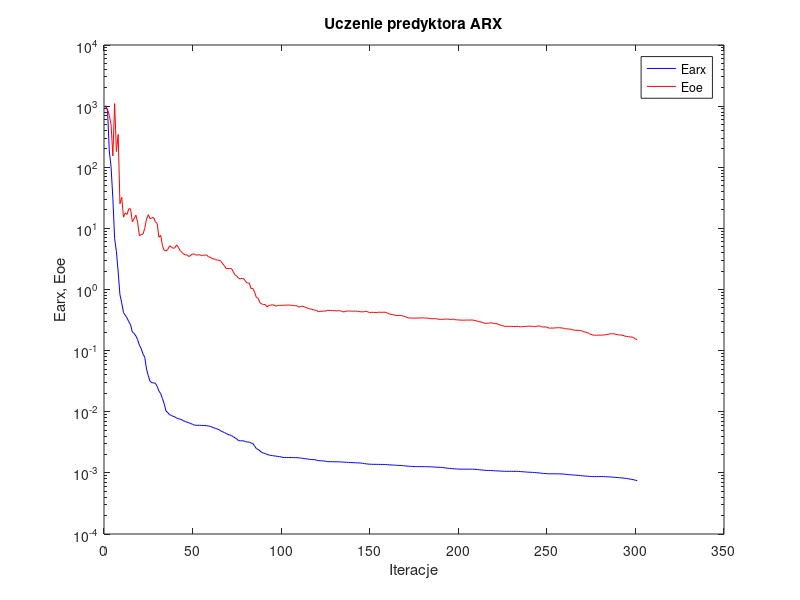
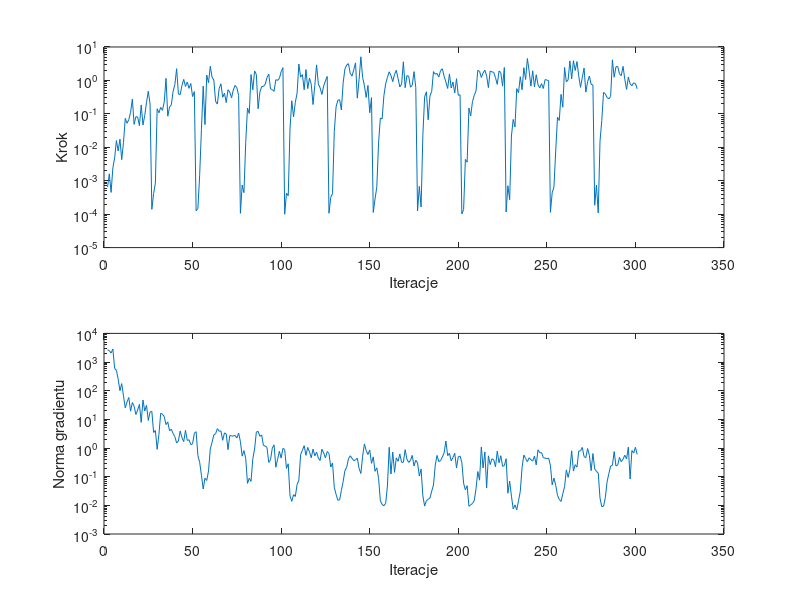

These figures' MATLAB source, in order:
%uczenie predyktora arx
clear all;
n=0; farx(n+1)=1.019348e+003; foe(n+1)=9.780116e+002; wspucz(n+1)=0.000000e+000; ng(n+1)=0.000000e+000;
%odnowa zmiennej metryki
n=1; farx(n+1)=8.324859e+002; foe(n+1)=8.832026e+002; krok(n+1)=6.500859e-004; ng(n+1)=2.690806e+003;
n=2; farx(n+1)=1.839444e+002; foe(n+1)=7.054644e+002; krok(n+1)=1.612540e-003; ng(n+1)=2.497596e+003;
n=3; farx(n+1)=1.002655e+002; foe(n+1)=4.922970e+002; krok(n+1)=4.470330e-004; ng(n+1)=2.056786e+003;
n=4; farx(n+1)=3.095632e+001; foe(n+1)=1.527988e+002; krok(n+1)=2.426783e-003; ng(n+1)=2.849881e+003;
n=5; farx(n+1)=6.789874e+000; foe(n+1)=1.098739e+003; krok(n+1)=4.788074e-003; ng(n+1)=5.989605e+002;
n=6; farx(n+1)=4.205157e+000; foe(n+1)=1.804406e+002; krok(n+1)=1.586357e-002; ng(n+1)=5.160829e+002;
n=7; farx(n+1)=1.929936e+000; foe(n+1)=3.442925e+002; krok(n+1)=7.740832e-003; ng(n+1)=2.516399e+002;
n=8; farx(n+1)=8.215076e-001; foe(n+1)=2.526976e+001; krok(n+1)=1.748904e-002; ng(n+1)=9.986434e+001;
n=9; farx(n+1)=6.057626e-001; foe(n+1)=3.215725e+001; krok(n+1)=4.279083e-003; ng(n+1)=1.771660e+002;
n=10; farx(n+1)=4.176543e-001; foe(n+1)=1.525958e+001; krok(n+1)=1.405854e-002; ng(n+1)=6.604104e+001;
n=11; farx(n+1)=3.793919e-001; foe(n+1)=1.783368e+001; krok(n+1)=7.338628e-002; ng(n+1)=2.526939e+001;
n=12; farx(n+1)=3.420410e-001; foe(n+1)=1.685891e+001; krok(n+1)=5.235740e-002; ng(n+1)=4.038695e+001;
n=13; farx(n+1)=2.970889e-001; foe(n+1)=2.097949e+001; krok(n+1)=6.700045e-002; ng(n+1)=5.779431e+001;
n=14; farx(n+1)=2.653789e-001; foe(n+1)=2.083748e+001; krok(n+1)=1.115271e-001; ng(n+1)=1.934094e+001;
n=15; farx(n+1)=2.014813e-001; foe(n+1)=1.283128e+001; krok(n+1)=2.745822e-001; ng(n+1)=3.866278e+001;
n=16; farx(n+1)=1.919149e-001; foe(n+1)=1.435727e+001; krok(n+1)=4.852216e-002; ng(n+1)=2.878701e+001;
n=17; farx(n+1)=1.731739e-001; foe(n+1)=1.644043e+001; krok(n+1)=8.268560e-002; ng(n+1)=1.478100e+001;
n=18; farx(n+1)=1.508901e-001; foe(n+1)=1.258096e+001; krok(n+1)=8.005809e-002; ng(n+1)=2.108093e+001;
n=19; farx(n+1)=1.226126e-001; foe(n+1)=7.536100e+000; krok(n+1)=4.438543e-002; ng(n+1)=3.359262e+001;
n=20; farx(n+1)=1.076917e-001; foe(n+1)=7.947329e+000; krok(n+1)=1.846634e-001; ng(n+1)=7.837761e+000;
n=21; farx(n+1)=8.826767e-002; foe(n+1)=8.033615e+000; krok(n+1)=4.633705e-002; ng(n+1)=4.751496e+001;
n=22; farx(n+1)=7.805404e-002; foe(n+1)=1.001241e+001; krok(n+1)=8.973423e-002; ng(n+1)=1.948373e+001;
n=23; farx(n+1)=4.995565e-002; foe(n+1)=1.418764e+001; krok(n+1)=2.223238e-001; ng(n+1)=3.097118e+001;
n=24; farx(n+1)=3.881429e-002; foe(n+1)=1.676070e+001; krok(n+1)=4.734602e-001; ng(n+1)=9.182272e+000;
n=25; farx(n+1)=3.147558e-002; foe(n+1)=1.441336e+001; krok(n+1)=1.961845e-001; ng(n+1)=1.793826e+001;
%odnowa zmiennej metryki
n=26; farx(n+1)=2.991058e-002; foe(n+1)=1.482954e+001; krok(n+1)=1.395032e-004; ng(n+1)=1.916915e+001;
n=27; farx(n+1)=2.971828e-002; foe(n+1)=1.506887e+001; krok(n+1)=4.129769e-004; ng(n+1)=3.493371e+000;
n=28; farx(n+1)=2.923013e-002; foe(n+1)=1.275866e+001; krok(n+1)=8.471113e-004; ng(n+1)=4.077228e+000;
n=29; farx(n+1)=2.603438e-002; foe(n+1)=1.212412e+001; krok(n+1)=1.418482e-001; ng(n+1)=9.019998e-001;
n=30; farx(n+1)=2.175961e-002; foe(n+1)=7.164232e+000; krok(n+1)=1.075010e-001; ng(n+1)=2.998598e+000;
n=31; farx(n+1)=1.982646e-002; foe(n+1)=7.698808e+000; krok(n+1)=1.561487e-001; ng(n+1)=1.623725e+001;
n=32; farx(n+1)=1.633056e-002; foe(n+1)=5.198470e+000; krok(n+1)=1.278558e-001; ng(n+1)=1.513032e+001;
n=33; farx(n+1)=1.350367e-002; foe(n+1)=4.364309e+000; krok(n+1)=2.249366e-001; ng(n+1)=1.251943e+001;
n=34; farx(n+1)=1.026838e-002; foe(n+1)=4.284452e+000; krok(n+1)=1.150553e+000; ng(n+1)=6.577322e+000;
n=35; farx(n+1)=9.675886e-003; foe(n+1)=4.513436e+000; krok(n+1)=8.512166e-002; ng(n+1)=8.126522e+000;
n=36; farx(n+1)=8.946474e-003; foe(n+1)=5.177424e+000; krok(n+1)=1.612369e-001; ng(n+1)=3.999692e+000;
n=37; farx(n+1)=8.729751e-003; foe(n+1)=4.983838e+000; krok(n+1)=1.856523e-001; ng(n+1)=4.547081e+000;
n=38; farx(n+1)=8.422938e-003; foe(n+1)=4.718639e+000; krok(n+1)=4.735540e-001; ng(n+1)=3.219437e+000;
n=39; farx(n+1)=8.229960e-003; foe(n+1)=4.813634e+000; krok(n+1)=7.486426e-001; ng(n+1)=2.496159e+000;
n=40; farx(n+1)=7.880712e-003; foe(n+1)=5.368092e+000; krok(n+1)=2.238597e+000; ng(n+1)=1.495526e+000;
n=41; farx(n+1)=7.718174e-003; foe(n+1)=4.883730e+000; krok(n+1)=3.923690e-001; ng(n+1)=1.759535e+000;
n=42; farx(n+1)=7.558149e-003; foe(n+1)=4.324878e+000; krok(n+1)=3.749470e-001; ng(n+1)=3.919360e+000;
n=43; farx(n+1)=7.359747e-003; foe(n+1)=4.026136e+000; krok(n+1)=7.021280e-001; ng(n+1)=2.316333e+000;
n=44; farx(n+1)=7.083075e-003; foe(n+1)=3.792321e+000; krok(n+1)=1.073054e+000; ng(n+1)=1.674441e+000;
n=45; farx(n+1)=6.900297e-003; foe(n+1)=3.696749e+000; krok(n+1)=6.608354e-001; ng(n+1)=4.142056e+000;
n=46; farx(n+1)=6.739201e-003; foe(n+1)=3.665808e+000; krok(n+1)=9.001093e-001; ng(n+1)=1.845221e+000;
n=47; farx(n+1)=6.591527e-003; foe(n+1)=3.458838e+000; krok(n+1)=5.786742e-001; ng(n+1)=1.942672e+000;
n=48; farx(n+1)=6.395896e-003; foe(n+1)=3.638517e+000; krok(n+1)=8.088973e-001; ng(n+1)=1.318522e+000;
n=49; farx(n+1)=6.237890e-003; foe(n+1)=3.823934e+000; krok(n+1)=3.287969e-001; ng(n+1)=1.399154e+000;
n=50; farx(n+1)=6.051652e-003; foe(n+1)=3.788851e+000; krok(n+1)=4.635137e-001; ng(n+1)=3.282411e+000;
%odnowa zmiennej metryki
n=51; farx(n+1)=6.006776e-003; foe(n+1)=3.660090e+000; krok(n+1)=1.264385e-004; ng(n+1)=3.714390e+000;
n=52; farx(n+1)=6.005343e-003; foe(n+1)=3.670754e+000; krok(n+1)=1.483649e-004; ng(n+1)=5.453802e-001;
n=53; farx(n+1)=6.001435e-003; foe(n+1)=3.714003e+000; krok(n+1)=1.462193e-003; ng(n+1)=3.179648e-001;
n=54; farx(n+1)=5.983026e-003; foe(n+1)=3.588559e+000; krok(n+1)=3.459424e-002; ng(n+1)=1.131319e-001;
n=55; farx(n+1)=5.950101e-003; foe(n+1)=3.646288e+000; krok(n+1)=6.744582e-001; ng(n+1)=3.734523e-002;
n=56; farx(n+1)=5.942029e-003; foe(n+1)=3.648278e+000; krok(n+1)=4.756755e-002; ng(n+1)=8.913598e-002;
n=57; farx(n+1)=5.909560e-003; foe(n+1)=3.679858e+000; krok(n+1)=1.442898e+000; ng(n+1)=7.383566e-002;
n=58; farx(n+1)=5.847858e-003; foe(n+1)=3.404997e+000; krok(n+1)=8.576098e-001; ng(n+1)=1.588155e-001;
n=59; farx(n+1)=5.776023e-003; foe(n+1)=3.386255e+000; krok(n+1)=2.645939e+000; ng(n+1)=9.236420e-001;
n=60; farx(n+1)=5.624031e-003; foe(n+1)=3.199598e+000; krok(n+1)=1.251615e+000; ng(n+1)=1.590117e+000;
n=61; farx(n+1)=5.471547e-003; foe(n+1)=3.177665e+000; krok(n+1)=1.031099e+000; ng(n+1)=2.880151e+000;
n=62; farx(n+1)=5.319579e-003; foe(n+1)=3.071208e+000; krok(n+1)=2.343012e-001; ng(n+1)=3.166558e+000;
n=63; farx(n+1)=5.217380e-003; foe(n+1)=3.019462e+000; krok(n+1)=1.961845e-001; ng(n+1)=4.756010e+000;
n=64; farx(n+1)=5.083915e-003; foe(n+1)=3.014169e+000; krok(n+1)=5.714050e-001; ng(n+1)=3.853312e+000;
n=65; farx(n+1)=4.834190e-003; foe(n+1)=2.908831e+000; krok(n+1)=7.926233e-001; ng(n+1)=3.937000e+000;
n=66; farx(n+1)=4.709507e-003; foe(n+1)=2.633710e+000; krok(n+1)=3.129038e-001; ng(n+1)=1.862319e+000;
n=67; farx(n+1)=4.553454e-003; foe(n+1)=2.446229e+000; krok(n+1)=4.147513e-001; ng(n+1)=3.376230e+000;
n=68; farx(n+1)=4.402466e-003; foe(n+1)=2.197118e+000; krok(n+1)=2.182112e-001; ng(n+1)=3.094505e+000;
n=69; farx(n+1)=4.256233e-003; foe(n+1)=2.203713e+000; krok(n+1)=5.281352e-001; ng(n+1)=8.780446e-001;
n=70; farx(n+1)=4.172513e-003; foe(n+1)=2.204637e+000; krok(n+1)=4.478955e-001; ng(n+1)=2.739517e+000;
n=71; farx(n+1)=4.065761e-003; foe(n+1)=2.191191e+000; krok(n+1)=3.025518e-001; ng(n+1)=2.650030e+000;
n=72; farx(n+1)=3.905092e-003; foe(n+1)=1.945924e+000; krok(n+1)=5.155493e-001; ng(n+1)=2.609057e+000;
n=73; farx(n+1)=3.738181e-003; foe(n+1)=1.732531e+000; krok(n+1)=7.101669e-001; ng(n+1)=2.756848e+000;
n=74; farx(n+1)=3.577598e-003; foe(n+1)=1.646942e+000; krok(n+1)=6.071168e-001; ng(n+1)=2.247967e+000;
n=75; farx(n+1)=3.361936e-003; foe(n+1)=1.520364e+000; krok(n+1)=3.550835e-001; ng(n+1)=3.341545e+000;
%odnowa zmiennej metryki
n=76; farx(n+1)=3.353237e-003; foe(n+1)=1.499445e+000; krok(n+1)=1.059505e-004; ng(n+1)=1.682500e+000;
n=77; farx(n+1)=3.347262e-003; foe(n+1)=1.520734e+000; krok(n+1)=7.405976e-004; ng(n+1)=5.209702e-001;
n=78; farx(n+1)=3.333514e-003; foe(n+1)=1.489956e+000; krok(n+1)=4.395065e-004; ng(n+1)=8.139330e-001;
n=79; farx(n+1)=3.234197e-003; foe(n+1)=1.341016e+000; krok(n+1)=1.394089e-002; ng(n+1)=4.388467e-001;
n=80; farx(n+1)=3.212241e-003; foe(n+1)=1.273640e+000; krok(n+1)=1.498842e-001; ng(n+1)=5.840417e-002;
n=81; farx(n+1)=3.183508e-003; foe(n+1)=1.274379e+000; krok(n+1)=1.028567e-001; ng(n+1)=8.824563e-002;
n=82; farx(n+1)=3.081445e-003; foe(n+1)=1.038753e+000; krok(n+1)=1.498210e+000; ng(n+1)=6.887937e-002;
n=83; farx(n+1)=3.023052e-003; foe(n+1)=1.039324e+000; krok(n+1)=5.243733e-001; ng(n+1)=4.219078e-001;
n=84; farx(n+1)=2.761489e-003; foe(n+1)=9.071253e-001; krok(n+1)=1.915347e+000; ng(n+1)=9.221428e-001;
n=85; farx(n+1)=2.497941e-003; foe(n+1)=7.416643e-001; krok(n+1)=1.509022e+000; ng(n+1)=3.607896e+000;
n=86; farx(n+1)=2.420352e-003; foe(n+1)=7.199967e-001; krok(n+1)=1.420059e-001; ng(n+1)=3.820945e+000;
n=87; farx(n+1)=2.288772e-003; foe(n+1)=6.080845e-001; krok(n+1)=4.480580e-001; ng(n+1)=2.555159e+000;
n=88; farx(n+1)=2.166017e-003; foe(n+1)=5.824610e-001; krok(n+1)=6.522451e-001; ng(n+1)=2.867340e+000;
n=89; farx(n+1)=2.103751e-003; foe(n+1)=5.673482e-001; krok(n+1)=6.614848e-001; ng(n+1)=1.231381e+000;
n=90; farx(n+1)=2.074582e-003; foe(n+1)=5.686718e-001; krok(n+1)=7.612154e-001; ng(n+1)=1.170521e+000;
n=91; farx(n+1)=2.011123e-003; foe(n+1)=5.201064e-001; krok(n+1)=1.210739e+000; ng(n+1)=1.043667e+000;
n=92; farx(n+1)=1.961670e-003; foe(n+1)=5.463729e-001; krok(n+1)=1.554381e+000; ng(n+1)=3.159093e-001;
n=93; farx(n+1)=1.934873e-003; foe(n+1)=5.533650e-001; krok(n+1)=5.596492e-001; ng(n+1)=3.924980e-001;
n=94; farx(n+1)=1.918412e-003; foe(n+1)=5.623052e-001; krok(n+1)=5.312625e-001; ng(n+1)=9.895197e-001;
n=95; farx(n+1)=1.898130e-003; foe(n+1)=5.559870e-001; krok(n+1)=4.714530e-001; ng(n+1)=1.291165e+000;
n=96; farx(n+1)=1.878361e-003; foe(n+1)=5.326770e-001; krok(n+1)=1.050152e+000; ng(n+1)=2.139492e-001;
n=97; farx(n+1)=1.861329e-003; foe(n+1)=5.469006e-001; krok(n+1)=1.003200e+000; ng(n+1)=4.055430e-001;
n=98; farx(n+1)=1.842021e-003; foe(n+1)=5.492674e-001; krok(n+1)=1.147757e+000; ng(n+1)=7.690915e-001;
n=99; farx(n+1)=1.826300e-003; foe(n+1)=5.516501e-001; krok(n+1)=1.814761e+000; ng(n+1)=4.464188e-001;
n=100; farx(n+1)=1.786305e-003; foe(n+1)=5.518018e-001; krok(n+1)=2.408839e+000; ng(n+1)=9.676064e-001;
%odnowa zmiennej metryki
n=101; farx(n+1)=1.783802e-003; foe(n+1)=5.532778e-001; krok(n+1)=9.955398e-005; ng(n+1)=8.879502e-001;
n=102; farx(n+1)=1.783178e-003; foe(n+1)=5.546439e-001; krok(n+1)=4.235557e-004; ng(n+1)=1.945404e-001;
n=103; farx(n+1)=1.782274e-003; foe(n+1)=5.579053e-001; krok(n+1)=3.569431e-004; ng(n+1)=2.825501e-001;
n=104; farx(n+1)=1.781618e-003; foe(n+1)=5.543348e-001; krok(n+1)=3.542231e-002; ng(n+1)=2.127572e-002;
n=105; farx(n+1)=1.780258e-003; foe(n+1)=5.523944e-001; krok(n+1)=2.461541e-001; ng(n+1)=1.378236e-002;
n=106; farx(n+1)=1.778755e-003; foe(n+1)=5.442462e-001; krok(n+1)=8.100548e-002; ng(n+1)=2.370235e-002;
n=107; farx(n+1)=1.775758e-003; foe(n+1)=5.445234e-001; krok(n+1)=2.203031e-001; ng(n+1)=2.048111e-002;
n=108; farx(n+1)=1.773851e-003; foe(n+1)=5.400969e-001; krok(n+1)=4.176037e-001; ng(n+1)=5.353777e-002;
n=109; farx(n+1)=1.760183e-003; foe(n+1)=5.151220e-001; krok(n+1)=3.083832e+000; ng(n+1)=7.533358e-002;
n=110; farx(n+1)=1.749538e-003; foe(n+1)=5.283606e-001; krok(n+1)=1.253615e+000; ng(n+1)=5.957608e-001;
n=111; farx(n+1)=1.731376e-003; foe(n+1)=5.329479e-001; krok(n+1)=1.494130e+000; ng(n+1)=8.336040e-001;
n=112; farx(n+1)=1.716031e-003; foe(n+1)=5.234575e-001; krok(n+1)=5.271762e-001; ng(n+1)=1.209890e+000;
n=113; farx(n+1)=1.696281e-003; foe(n+1)=5.073240e-001; krok(n+1)=2.112541e+000; ng(n+1)=5.562781e-001;
n=114; farx(n+1)=1.685242e-003; foe(n+1)=4.948181e-001; krok(n+1)=5.680238e-001; ng(n+1)=1.049036e+000;
n=115; farx(n+1)=1.662073e-003; foe(n+1)=4.831872e-001; krok(n+1)=1.170743e+000; ng(n+1)=7.384940e-001;
n=116; farx(n+1)=1.655035e-003; foe(n+1)=4.758321e-001; krok(n+1)=7.650627e-001; ng(n+1)=4.571356e-001;
n=117; farx(n+1)=1.650889e-003; foe(n+1)=4.657896e-001; krok(n+1)=1.902702e-001; ng(n+1)=9.184118e-001;
n=118; farx(n+1)=1.643468e-003; foe(n+1)=4.599042e-001; krok(n+1)=7.101669e-001; ng(n+1)=5.349713e-001;
n=119; farx(n+1)=1.611446e-003; foe(n+1)=4.531349e-001; krok(n+1)=2.924078e+000; ng(n+1)=7.219859e-001;
n=120; farx(n+1)=1.590290e-003; foe(n+1)=4.308598e-001; krok(n+1)=7.832156e-001; ng(n+1)=4.427907e-001;
n=121; farx(n+1)=1.580342e-003; foe(n+1)=4.421802e-001; krok(n+1)=5.980518e-001; ng(n+1)=3.671878e-001;
n=122; farx(n+1)=1.573589e-003; foe(n+1)=4.385930e-001; krok(n+1)=3.805404e-001; ng(n+1)=9.079025e-001;
n=123; farx(n+1)=1.566690e-003; foe(n+1)=4.455100e-001; krok(n+1)=6.809733e-001; ng(n+1)=6.788357e-001;
n=124; farx(n+1)=1.556277e-003; foe(n+1)=4.423237e-001; krok(n+1)=9.639418e-001; ng(n+1)=4.529441e-001;
n=125; farx(n+1)=1.526582e-003; foe(n+1)=4.557148e-001; krok(n+1)=1.312841e+000; ng(n+1)=7.537918e-001;
%odnowa zmiennej metryki
n=126; farx(n+1)=1.524826e-003; foe(n+1)=4.558201e-001; krok(n+1)=1.067522e-004; ng(n+1)=6.463947e-001;
n=127; farx(n+1)=1.524280e-003; foe(n+1)=4.547512e-001; krok(n+1)=3.192302e-004; ng(n+1)=2.174648e-001;
n=128; farx(n+1)=1.523167e-003; foe(n+1)=4.504455e-001; krok(n+1)=4.129769e-004; ng(n+1)=3.013034e-001;
n=129; farx(n+1)=1.520557e-003; foe(n+1)=4.516057e-001; krok(n+1)=2.946581e-002; ng(n+1)=4.257910e-002;
n=130; farx(n+1)=1.518074e-003; foe(n+1)=4.466526e-001; krok(n+1)=1.607063e-001; ng(n+1)=2.417980e-002;
n=131; farx(n+1)=1.516145e-003; foe(n+1)=4.493091e-001; krok(n+1)=2.554195e-001; ng(n+1)=1.513868e-002;
n=132; farx(n+1)=1.513797e-003; foe(n+1)=4.506432e-001; krok(n+1)=2.656312e-001; ng(n+1)=1.546065e-002;
n=133; farx(n+1)=1.507247e-003; foe(n+1)=4.423994e-001; krok(n+1)=1.310933e-001; ng(n+1)=3.314625e-002;
n=134; farx(n+1)=1.500561e-003; foe(n+1)=4.287963e-001; krok(n+1)=8.457767e-001; ng(n+1)=6.747242e-002;
n=135; farx(n+1)=1.494206e-003; foe(n+1)=4.350706e-001; krok(n+1)=2.208206e+000; ng(n+1)=1.634776e-001;
n=136; farx(n+1)=1.487559e-003; foe(n+1)=4.437586e-001; krok(n+1)=2.881400e+000; ng(n+1)=2.131501e-001;
n=137; farx(n+1)=1.482453e-003; foe(n+1)=4.445576e-001; krok(n+1)=3.170493e+000; ng(n+1)=4.217099e-001;
n=138; farx(n+1)=1.476150e-003; foe(n+1)=4.443190e-001; krok(n+1)=1.626372e+000; ng(n+1)=5.357439e-001;
n=139; farx(n+1)=1.472630e-003; foe(n+1)=4.415282e-001; krok(n+1)=1.348916e+000; ng(n+1)=4.407553e-001;
n=140; farx(n+1)=1.469194e-003; foe(n+1)=4.432003e-001; krok(n+1)=2.100304e+000; ng(n+1)=3.619945e-001;
n=141; farx(n+1)=1.459856e-003; foe(n+1)=4.419567e-001; krok(n+1)=3.350057e+000; ng(n+1)=3.862880e-001;
n=142; farx(n+1)=1.458448e-003; foe(n+1)=4.413256e-001; krok(n+1)=2.951161e-001; ng(n+1)=4.404759e-001;
n=143; farx(n+1)=1.456253e-003; foe(n+1)=4.366031e-001; krok(n+1)=1.065517e+000; ng(n+1)=1.932975e-001;
n=144; farx(n+1)=1.446380e-003; foe(n+1)=4.310137e-001; krok(n+1)=5.088969e+000; ng(n+1)=1.291478e-001;
n=145; farx(n+1)=1.433711e-003; foe(n+1)=4.317417e-001; krok(n+1)=1.230345e+000; ng(n+1)=5.206069e-001;
n=146; farx(n+1)=1.417139e-003; foe(n+1)=4.337348e-001; krok(n+1)=6.954939e-001; ng(n+1)=1.391471e+000;
n=147; farx(n+1)=1.407195e-003; foe(n+1)=4.394465e-001; krok(n+1)=3.091610e-001; ng(n+1)=8.171814e-001;
n=148; farx(n+1)=1.392375e-003; foe(n+1)=4.291878e-001; krok(n+1)=7.101669e-001; ng(n+1)=5.926788e-001;
n=149; farx(n+1)=1.388705e-003; foe(n+1)=4.198860e-001; krok(n+1)=1.079418e-001; ng(n+1)=8.544038e-001;
n=150; farx(n+1)=1.381583e-003; foe(n+1)=4.231081e-001; krok(n+1)=3.057702e-001; ng(n+1)=2.923407e-001;
%odnowa zmiennej metryki
n=151; farx(n+1)=1.380391e-003; foe(n+1)=4.222529e-001; krok(n+1)=1.123699e-004; ng(n+1)=4.907200e-001;
n=152; farx(n+1)=1.380178e-003; foe(n+1)=4.218920e-001; krok(n+1)=2.842659e-004; ng(n+1)=1.541424e-001;
n=153; farx(n+1)=1.379344e-003; foe(n+1)=4.185380e-001; krok(n+1)=6.465635e-004; ng(n+1)=2.033895e-001;
n=154; farx(n+1)=1.375862e-003; foe(n+1)=4.263727e-001; krok(n+1)=1.345640e-002; ng(n+1)=8.781314e-002;
n=155; farx(n+1)=1.375318e-003; foe(n+1)=4.239999e-001; krok(n+1)=7.502825e-002; ng(n+1)=1.438092e-002;
n=156; farx(n+1)=1.375111e-003; foe(n+1)=4.234438e-001; krok(n+1)=7.053511e-002; ng(n+1)=1.082368e-002;
n=157; farx(n+1)=1.374138e-003; foe(n+1)=4.261933e-001; krok(n+1)=3.493083e-001; ng(n+1)=9.671096e-003;
n=158; farx(n+1)=1.371796e-003; foe(n+1)=4.216879e-001; krok(n+1)=7.927530e-001; ng(n+1)=1.172778e-002;
n=159; farx(n+1)=1.360134e-003; foe(n+1)=4.126687e-001; krok(n+1)=1.232067e+000; ng(n+1)=4.763027e-002;
n=160; farx(n+1)=1.352181e-003; foe(n+1)=3.988064e-001; krok(n+1)=1.814761e+000; ng(n+1)=1.062557e+000;
n=161; farx(n+1)=1.348091e-003; foe(n+1)=3.926696e-001; krok(n+1)=1.402391e+000; ng(n+1)=1.240662e-001;
n=162; farx(n+1)=1.343790e-003; foe(n+1)=3.887026e-001; krok(n+1)=9.205345e-001; ng(n+1)=7.245092e-001;
n=163; farx(n+1)=1.338609e-003; foe(n+1)=3.813689e-001; krok(n+1)=1.507294e+000; ng(n+1)=1.418390e-001;
n=164; farx(n+1)=1.330303e-003; foe(n+1)=3.741086e-001; krok(n+1)=2.005770e+000; ng(n+1)=4.534663e-001;
n=165; farx(n+1)=1.327053e-003; foe(n+1)=3.741910e-001; krok(n+1)=1.147757e+000; ng(n+1)=3.443132e-001;
n=166; farx(n+1)=1.324538e-003; foe(n+1)=3.768686e-001; krok(n+1)=6.367965e-001; ng(n+1)=6.206337e-001;
n=167; farx(n+1)=1.321694e-003; foe(n+1)=3.755718e-001; krok(n+1)=7.709580e-001; ng(n+1)=3.152524e-001;
n=168; farx(n+1)=1.309713e-003; foe(n+1)=3.671658e-001; krok(n+1)=3.598986e+000; ng(n+1)=3.203241e-001;
n=169; farx(n+1)=1.303128e-003; foe(n+1)=3.608964e-001; krok(n+1)=6.058278e-001; ng(n+1)=8.760356e-001;
n=170; farx(n+1)=1.292854e-003; foe(n+1)=3.506372e-001; krok(n+1)=1.390988e+000; ng(n+1)=4.052883e-001;
n=171; farx(n+1)=1.283360e-003; foe(n+1)=3.411064e-001; krok(n+1)=1.341860e+000; ng(n+1)=3.145867e-001;
n=172; farx(n+1)=1.280047e-003; foe(n+1)=3.409690e-001; krok(n+1)=6.258076e-001; ng(n+1)=3.700771e-001;
n=173; farx(n+1)=1.275444e-003; foe(n+1)=3.423773e-001; krok(n+1)=7.113726e-001; ng(n+1)=5.525712e-001;
n=174; farx(n+1)=1.270151e-003; foe(n+1)=3.394373e-001; krok(n+1)=1.833902e+000; ng(n+1)=2.375089e-001;
n=175; farx(n+1)=1.266803e-003; foe(n+1)=3.412986e-001; krok(n+1)=6.167589e-001; ng(n+1)=3.751830e-001;
%odnowa zmiennej metryki
n=176; farx(n+1)=1.266375e-003; foe(n+1)=3.415754e-001; krok(n+1)=1.246876e-004; ng(n+1)=3.043642e-001;
n=177; farx(n+1)=1.266175e-003; foe(n+1)=3.418760e-001; krok(n+1)=6.767654e-004; ng(n+1)=1.059413e-001;
n=178; farx(n+1)=1.266029e-003; foe(n+1)=3.426377e-001; krok(n+1)=1.635393e-004; ng(n+1)=1.845762e-001;
n=179; farx(n+1)=1.265699e-003; foe(n+1)=3.441107e-001; krok(n+1)=2.307159e-002; ng(n+1)=2.126572e-002;
n=180; farx(n+1)=1.264714e-003; foe(n+1)=3.409362e-001; krok(n+1)=3.224739e-001; ng(n+1)=9.403737e-003;
n=181; farx(n+1)=1.261100e-003; foe(n+1)=3.410637e-001; krok(n+1)=4.577617e-001; ng(n+1)=1.448139e-002;
n=182; farx(n+1)=1.260513e-003; foe(n+1)=3.400196e-001; krok(n+1)=6.640781e-002; ng(n+1)=1.630289e-002;
n=183; farx(n+1)=1.257402e-003; foe(n+1)=3.347484e-001; krok(n+1)=3.404866e-001; ng(n+1)=1.796032e-002;
n=184; farx(n+1)=1.256446e-003; foe(n+1)=3.328401e-001; krok(n+1)=4.734602e-001; ng(n+1)=3.134565e-002;
n=185; farx(n+1)=1.249303e-003; foe(n+1)=3.328785e-001; krok(n+1)=1.836100e+000; ng(n+1)=5.122611e-002;
n=186; farx(n+1)=1.242176e-003; foe(n+1)=3.329836e-001; krok(n+1)=1.535351e+000; ng(n+1)=2.542020e-001;
n=187; farx(n+1)=1.238259e-003; foe(n+1)=3.315482e-001; krok(n+1)=1.611198e+000; ng(n+1)=5.506635e-001;
n=188; farx(n+1)=1.234530e-003; foe(n+1)=3.253925e-001; krok(n+1)=1.262060e+000; ng(n+1)=3.356866e-001;
n=189; farx(n+1)=1.232227e-003; foe(n+1)=3.244175e-001; krok(n+1)=1.974020e+000; ng(n+1)=3.640166e-001;
n=190; farx(n+1)=1.226003e-003; foe(n+1)=3.243107e-001; krok(n+1)=2.228302e+000; ng(n+1)=4.864919e-001;
n=191; farx(n+1)=1.216674e-003; foe(n+1)=3.273772e-001; krok(n+1)=1.331376e+000; ng(n+1)=6.760888e-001;
n=192; farx(n+1)=1.199579e-003; foe(n+1)=3.284942e-001; krok(n+1)=8.997464e-001; ng(n+1)=1.754809e+000;
n=193; farx(n+1)=1.193207e-003; foe(n+1)=3.279697e-001; krok(n+1)=5.752763e-001; ng(n+1)=5.438298e-001;
n=194; farx(n+1)=1.182388e-003; foe(n+1)=3.247922e-001; krok(n+1)=1.561751e+000; ng(n+1)=6.494948e-001;
n=195; farx(n+1)=1.178048e-003; foe(n+1)=3.243761e-001; krok(n+1)=5.931517e-001; ng(n+1)=3.574936e-001;
n=196; farx(n+1)=1.169041e-003; foe(n+1)=3.278183e-001; krok(n+1)=8.892951e-001; ng(n+1)=4.658582e-001;
n=197; farx(n+1)=1.165030e-003; foe(n+1)=3.230118e-001; krok(n+1)=4.228884e-001; ng(n+1)=6.577541e-001;
n=198; farx(n+1)=1.156461e-003; foe(n+1)=3.182047e-001; krok(n+1)=1.128562e+000; ng(n+1)=2.023908e-001;
n=199; farx(n+1)=1.153080e-003; foe(n+1)=3.188591e-001; krok(n+1)=3.589327e-001; ng(n+1)=4.968122e-001;
n=200; farx(n+1)=1.150842e-003; foe(n+1)=3.160914e-001; krok(n+1)=3.730916e-001; ng(n+1)=5.241368e-001;
%odnowa zmiennej metryki
n=201; farx(n+1)=1.150418e-003; foe(n+1)=3.150740e-001; krok(n+1)=1.016603e-004; ng(n+1)=3.153246e-001;
n=202; farx(n+1)=1.150405e-003; foe(n+1)=3.151107e-001; krok(n+1)=1.367364e-004; ng(n+1)=5.874116e-002;
n=203; farx(n+1)=1.150251e-003; foe(n+1)=3.151982e-001; krok(n+1)=4.342596e-003; ng(n+1)=3.498974e-002;
n=204; farx(n+1)=1.150028e-003; foe(n+1)=3.169169e-001; krok(n+1)=3.586133e-003; ng(n+1)=4.855342e-002;
n=205; farx(n+1)=1.149656e-003; foe(n+1)=3.159177e-001; krok(n+1)=1.495694e-001; ng(n+1)=9.320077e-003;
n=206; farx(n+1)=1.149249e-003; foe(n+1)=3.162986e-001; krok(n+1)=8.662598e-002; ng(n+1)=1.036924e-002;
n=207; farx(n+1)=1.148182e-003; foe(n+1)=3.176821e-001; krok(n+1)=2.320583e-001; ng(n+1)=1.160544e-002;
n=208; farx(n+1)=1.146062e-003; foe(n+1)=3.118122e-001; krok(n+1)=3.550835e-001; ng(n+1)=1.464734e-002;
n=209; farx(n+1)=1.142596e-003; foe(n+1)=3.085348e-001; krok(n+1)=4.810883e-001; ng(n+1)=3.751084e-002;
n=210; farx(n+1)=1.136014e-003; foe(n+1)=3.020747e-001; krok(n+1)=1.992226e+000; ng(n+1)=1.511333e-001;
n=211; farx(n+1)=1.123172e-003; foe(n+1)=2.967563e-001; krok(n+1)=1.872544e+000; ng(n+1)=7.555847e-002;
n=212; farx(n+1)=1.117136e-003; foe(n+1)=2.929263e-001; krok(n+1)=1.226779e+000; ng(n+1)=1.090658e+000;
n=213; farx(n+1)=1.110904e-003; foe(n+1)=2.869704e-001; krok(n+1)=1.670810e+000; ng(n+1)=2.017191e-001;
n=214; farx(n+1)=1.102316e-003; foe(n+1)=2.793315e-001; krok(n+1)=2.018363e+000; ng(n+1)=7.307721e-001;
n=215; farx(n+1)=1.098512e-003; foe(n+1)=2.800551e-001; krok(n+1)=1.371445e+000; ng(n+1)=4.062807e-002;
n=216; farx(n+1)=1.095954e-003; foe(n+1)=2.810976e-001; krok(n+1)=6.081841e-001; ng(n+1)=5.345534e-001;
n=217; farx(n+1)=1.093326e-003; foe(n+1)=2.834387e-001; krok(n+1)=1.914853e+000; ng(n+1)=2.642061e-001;
n=218; farx(n+1)=1.090376e-003; foe(n+1)=2.848607e-001; krok(n+1)=1.800219e+000; ng(n+1)=4.226898e-001;
n=219; farx(n+1)=1.085396e-003; foe(n+1)=2.782090e-001; krok(n+1)=1.745690e+000; ng(n+1)=3.908557e-001;
n=220; farx(n+1)=1.080618e-003; foe(n+1)=2.772559e-001; krok(n+1)=1.203864e+000; ng(n+1)=2.217585e-001;
n=221; farx(n+1)=1.077248e-003; foe(n+1)=2.736806e-001; krok(n+1)=7.612154e-001; ng(n+1)=7.734862e-001;
n=222; farx(n+1)=1.073318e-003; foe(n+1)=2.677605e-001; krok(n+1)=1.905690e+000; ng(n+1)=3.060205e-001;
n=223; farx(n+1)=1.069416e-003; foe(n+1)=2.601111e-001; krok(n+1)=1.715220e+000; ng(n+1)=5.375144e-001;
n=224; farx(n+1)=1.066211e-003; foe(n+1)=2.559843e-001; krok(n+1)=6.744582e-001; ng(n+1)=2.302243e-001;
n=225; farx(n+1)=1.061285e-003; foe(n+1)=2.501898e-001; krok(n+1)=2.433403e+000; ng(n+1)=2.431841e-001;
%odnowa zmiennej metryki
n=226; farx(n+1)=1.060692e-003; foe(n+1)=2.494620e-001; krok(n+1)=1.159103e-004; ng(n+1)=4.239586e-001;
n=227; farx(n+1)=1.060672e-003; foe(n+1)=2.493680e-001; krok(n+1)=7.068943e-004; ng(n+1)=2.653572e-002;
n=228; farx(n+1)=1.060636e-003; foe(n+1)=2.495573e-001; krok(n+1)=2.710676e-004; ng(n+1)=7.021650e-002;
n=229; farx(n+1)=1.060310e-003; foe(n+1)=2.493705e-001; krok(n+1)=2.173419e-002; ng(n+1)=2.089348e-002;
n=230; farx(n+1)=1.060186e-003; foe(n+1)=2.481806e-001; krok(n+1)=6.813219e-002; ng(n+1)=7.534254e-003;
n=231; farx(n+1)=1.060024e-003; foe(n+1)=2.481129e-001; krok(n+1)=4.086147e-002; ng(n+1)=1.036708e-002;
n=232; farx(n+1)=1.059244e-003; foe(n+1)=2.489597e-001; krok(n+1)=5.667570e-001; ng(n+1)=7.029535e-003;
n=233; farx(n+1)=1.057186e-003; foe(n+1)=2.485871e-001; krok(n+1)=4.287623e-001; ng(n+1)=1.442176e-002;
n=234; farx(n+1)=1.050778e-003; foe(n+1)=2.456030e-001; krok(n+1)=1.289256e+000; ng(n+1)=3.069993e-002;
n=235; farx(n+1)=1.045496e-003; foe(n+1)=2.457865e-001; krok(n+1)=5.249576e-001; ng(n+1)=2.105500e-001;
n=236; farx(n+1)=1.039112e-003; foe(n+1)=2.480614e-001; krok(n+1)=2.392207e+000; ng(n+1)=5.683204e-001;
n=237; farx(n+1)=1.035854e-003; foe(n+1)=2.481657e-001; krok(n+1)=1.062525e+000; ng(n+1)=4.304311e-001;
n=238; farx(n+1)=1.029284e-003; foe(n+1)=2.518882e-001; krok(n+1)=4.514247e+000; ng(n+1)=3.346451e-001;
n=239; farx(n+1)=1.024891e-003; foe(n+1)=2.508753e-001; krok(n+1)=1.899074e+000; ng(n+1)=4.580577e-001;
n=240; farx(n+1)=1.023275e-003; foe(n+1)=2.510753e-001; krok(n+1)=6.709302e-001; ng(n+1)=3.892490e-001;
n=241; farx(n+1)=1.019719e-003; foe(n+1)=2.507643e-001; krok(n+1)=1.937086e+000; ng(n+1)=3.492456e-001;
n=242; farx(n+1)=1.014427e-003; foe(n+1)=2.466927e-001; krok(n+1)=6.404647e-001; ng(n+1)=5.225299e-001;
n=243; farx(n+1)=1.007855e-003; foe(n+1)=2.493618e-001; krok(n+1)=1.482786e+000; ng(n+1)=2.586812e-001;
n=244; farx(n+1)=1.001276e-003; foe(n+1)=2.526047e-001; krok(n+1)=7.491049e-001; ng(n+1)=8.661777e-001;
n=245; farx(n+1)=9.957422e-004; foe(n+1)=2.542677e-001; krok(n+1)=5.999779e-001; ng(n+1)=6.837040e-001;
n=246; farx(n+1)=9.857596e-004; foe(n+1)=2.453205e-001; krok(n+1)=8.008859e-001; ng(n+1)=6.868695e-001;
n=247; farx(n+1)=9.790265e-004; foe(n+1)=2.428453e-001; krok(n+1)=5.738785e-001; ng(n+1)=4.618160e-001;
n=248; farx(n+1)=9.748084e-004; foe(n+1)=2.448263e-001; krok(n+1)=1.062525e+000; ng(n+1)=4.449868e-001;
n=249; farx(n+1)=9.717153e-004; foe(n+1)=2.415474e-001; krok(n+1)=1.021678e+000; ng(n+1)=4.258788e-001;
n=250; farx(n+1)=9.662886e-004; foe(n+1)=2.336571e-001; krok(n+1)=9.859540e-001; ng(n+1)=4.467080e-001;
%odnowa zmiennej metryki
n=251; farx(n+1)=9.661180e-004; foe(n+1)=2.336582e-001; krok(n+1)=1.133097e-004; ng(n+1)=2.491945e-001;
n=252; farx(n+1)=9.660798e-004; foe(n+1)=2.339418e-001; krok(n+1)=4.356664e-004; ng(n+1)=5.162058e-002;
n=253; farx(n+1)=9.659123e-004; foe(n+1)=2.344186e-001; krok(n+1)=6.459813e-004; ng(n+1)=8.965371e-002;
n=254; farx(n+1)=9.653767e-004; foe(n+1)=2.360742e-001; krok(n+1)=7.740832e-003; ng(n+1)=5.063624e-002;
n=255; farx(n+1)=9.642293e-004; foe(n+1)=2.367180e-001; krok(n+1)=7.911036e-002; ng(n+1)=2.252309e-002;
n=256; farx(n+1)=9.637177e-004; foe(n+1)=2.373280e-001; krok(n+1)=6.345766e-002; ng(n+1)=1.604216e-002;
n=257; farx(n+1)=9.616953e-004; foe(n+1)=2.349187e-001; krok(n+1)=3.828290e-001; ng(n+1)=1.365616e-002;
n=258; farx(n+1)=9.601891e-004; foe(n+1)=2.346307e-001; krok(n+1)=1.585131e-001; ng(n+1)=2.548830e-002;
n=259; farx(n+1)=9.501278e-004; foe(n+1)=2.276300e-001; krok(n+1)=2.435399e+000; ng(n+1)=4.448111e-002;
n=260; farx(n+1)=9.477515e-004; foe(n+1)=2.280712e-001; krok(n+1)=9.073805e-001; ng(n+1)=1.726629e-001;
n=261; farx(n+1)=9.400901e-004; foe(n+1)=2.266416e-001; krok(n+1)=1.034903e+000; ng(n+1)=9.428989e-002;
n=262; farx(n+1)=9.320462e-004; foe(n+1)=2.243850e-001; krok(n+1)=3.829707e+000; ng(n+1)=1.806240e-001;
n=263; farx(n+1)=9.281859e-004; foe(n+1)=2.228331e-001; krok(n+1)=1.110293e+000; ng(n+1)=8.019837e-001;
n=264; farx(n+1)=9.234349e-004; foe(n+1)=2.172842e-001; krok(n+1)=3.874172e+000; ng(n+1)=1.572776e-001;
n=265; farx(n+1)=9.191274e-004; foe(n+1)=2.154159e-001; krok(n+1)=1.981804e+000; ng(n+1)=2.634480e-001;
n=266; farx(n+1)=9.154968e-004; foe(n+1)=2.150720e-001; krok(n+1)=3.667273e+000; ng(n+1)=2.147781e-001;
n=267; farx(n+1)=9.104106e-004; foe(n+1)=2.142131e-001; krok(n+1)=1.348916e+000; ng(n+1)=7.823763e-001;
n=268; farx(n+1)=9.030754e-004; foe(n+1)=2.130041e-001; krok(n+1)=6.193808e-001; ng(n+1)=7.971253e-001;
n=269; farx(n+1)=8.966510e-004; foe(n+1)=2.094006e-001; krok(n+1)=1.231141e+000; ng(n+1)=1.050992e+000;
n=270; farx(n+1)=8.903428e-004; foe(n+1)=2.017835e-001; krok(n+1)=2.344435e+000; ng(n+1)=5.044181e-001;
n=271; farx(n+1)=8.875469e-004; foe(n+1)=2.007782e-001; krok(n+1)=4.461084e-001; ng(n+1)=4.600153e-001;
n=272; farx(n+1)=8.813555e-004; foe(n+1)=1.967260e-001; krok(n+1)=9.073805e-001; ng(n+1)=9.594708e-001;
n=273; farx(n+1)=8.764799e-004; foe(n+1)=1.891027e-001; krok(n+1)=1.352447e+000; ng(n+1)=5.548365e-001;
n=274; farx(n+1)=8.734790e-004; foe(n+1)=1.845475e-001; krok(n+1)=7.679697e-001; ng(n+1)=1.621788e-001;
n=275; farx(n+1)=8.703408e-004; foe(n+1)=1.791989e-001; krok(n+1)=7.271671e-001; ng(n+1)=6.419402e-001;
%odnowa zmiennej metryki
n=276; farx(n+1)=8.701541e-004; foe(n+1)=1.787084e-001; krok(n+1)=1.848518e-004; ng(n+1)=1.863019e-001;
n=277; farx(n+1)=8.697383e-004; foe(n+1)=1.788381e-001; krok(n+1)=7.432430e-004; ng(n+1)=1.527291e-001;
n=278; farx(n+1)=8.696889e-004; foe(n+1)=1.787619e-001; krok(n+1)=1.085990e-004; ng(n+1)=1.349502e-001;
n=279; farx(n+1)=8.695334e-004; foe(n+1)=1.794500e-001; krok(n+1)=1.506159e-002; ng(n+1)=1.784693e-002;
n=280; farx(n+1)=8.693973e-004; foe(n+1)=1.792895e-001; krok(n+1)=6.299996e-002; ng(n+1)=9.028716e-003;
n=281; farx(n+1)=8.682266e-004; foe(n+1)=1.803134e-001; krok(n+1)=4.385923e-001; ng(n+1)=9.323817e-003;
n=282; farx(n+1)=8.654230e-004; foe(n+1)=1.812955e-001; krok(n+1)=3.963765e-001; ng(n+1)=1.859540e-002;
n=283; farx(n+1)=8.631387e-004; foe(n+1)=1.845521e-001; krok(n+1)=3.072232e-001; ng(n+1)=6.670764e-002;
n=284; farx(n+1)=8.595725e-004; foe(n+1)=1.853720e-001; krok(n+1)=2.828655e-001; ng(n+1)=1.284968e-001;
n=285; farx(n+1)=8.573599e-004; foe(n+1)=1.891475e-001; krok(n+1)=3.311156e-001; ng(n+1)=2.347615e-001;
n=286; farx(n+1)=8.510413e-004; foe(n+1)=1.879869e-001; krok(n+1)=4.123480e+000; ng(n+1)=2.502152e-001;
n=287; farx(n+1)=8.467258e-004; foe(n+1)=1.888231e-001; krok(n+1)=1.247213e+000; ng(n+1)=7.529473e-001;
n=288; farx(n+1)=8.414825e-004; foe(n+1)=1.842482e-001; krok(n+1)=2.560234e+000; ng(n+1)=2.351635e-001;
n=289; farx(n+1)=8.370175e-004; foe(n+1)=1.825500e-001; krok(n+1)=2.608981e+000; ng(n+1)=2.587356e-001;
n=290; farx(n+1)=8.322019e-004; foe(n+1)=1.794680e-001; krok(n+1)=1.565000e+000; ng(n+1)=4.696586e-001;
n=291; farx(n+1)=8.294856e-004; foe(n+1)=1.803418e-001; krok(n+1)=1.386016e+000; ng(n+1)=3.329761e-001;
n=292; farx(n+1)=8.258623e-004; foe(n+1)=1.784598e-001; krok(n+1)=2.630375e+000; ng(n+1)=4.104478e-001;
n=293; farx(n+1)=8.169525e-004; foe(n+1)=1.723654e-001; krok(n+1)=1.092255e+000; ng(n+1)=5.628715e-001;
n=294; farx(n+1)=8.113003e-004; foe(n+1)=1.712799e-001; krok(n+1)=5.377399e-001; ng(n+1)=4.142286e-001;
n=295; farx(n+1)=7.980960e-004; foe(n+1)=1.688781e-001; krok(n+1)=1.256573e+000; ng(n+1)=1.074255e+000;
n=296; farx(n+1)=7.932005e-004; foe(n+1)=1.673574e-001; krok(n+1)=7.926233e-001; ng(n+1)=8.270269e-002;
n=297; farx(n+1)=7.817927e-004; foe(n+1)=1.673414e-001; krok(n+1)=6.954939e-001; ng(n+1)=8.181192e-001;
n=298; farx(n+1)=7.727581e-004; foe(n+1)=1.623926e-001; krok(n+1)=8.457767e-001; ng(n+1)=6.730163e-001;
n=299; farx(n+1)=7.579888e-004; foe(n+1)=1.547573e-001; krok(n+1)=8.083004e-001; ng(n+1)=1.058389e+000;
n=300; farx(n+1)=7.433316e-004; foe(n+1)=1.515131e-001; krok(n+1)=5.631821e-001; ng(n+1)=5.970503e-001;

figure; semilogy(farx,'b'); hold on; semilogy(foe,'r'); xlabel('Iteracje'); ylabel('Earx, Eoe'); legend('Earx','Eoe'); title('Uczenie predyktora ARX');
figure; subplot(2,1,1); semilogy(krok); xlabel('Iteracje'); ylabel('Krok');
subplot(2,1,2); semilogy(ng); xlabel('Iteracje'); ylabel('Norma gradientu');
Earx=farx(n+1)
Eoe=foe(n+1)
